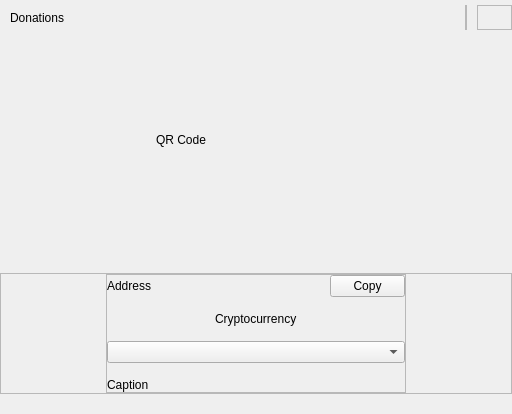
<?xml version="1.0" encoding="UTF-8"?>
<ui version="4.0">
 <class>Form</class>
 <widget class="QWidget" name="Form">
  <property name="geometry">
   <rect>
    <x>0</x>
    <y>0</y>
    <width>512</width>
    <height>414</height>
   </rect>
  </property>
  <property name="windowTitle">
   <string>Form</string>
  </property>
  <layout class="QVBoxLayout" name="FormVLayout">
   <property name="spacing">
    <number>0</number>
   </property>
   <property name="leftMargin">
    <number>0</number>
   </property>
   <property name="topMargin">
    <number>5</number>
   </property>
   <property name="rightMargin">
    <number>0</number>
   </property>
   <property name="bottomMargin">
    <number>0</number>
   </property>
   <item>
    <widget class="QFrame" name="donationsNavbarQFrame">
     <layout class="QHBoxLayout" name="donationsNavbarQFrameHLayout">
      <property name="spacing">
       <number>10</number>
      </property>
      <property name="leftMargin">
       <number>10</number>
      </property>
      <property name="topMargin">
       <number>0</number>
      </property>
      <property name="rightMargin">
       <number>0</number>
      </property>
      <property name="bottomMargin">
       <number>0</number>
      </property>
      <item>
       <widget class="QLabel" name="donationsQLabel">
        <property name="text">
         <string>Donations</string>
        </property>
       </widget>
      </item>
      <item>
       <spacer name="donationsNavbarQFrameHSpacer">
        <property name="orientation">
         <enum>Qt::Horizontal</enum>
        </property>
        <property name="sizeHint" stdset="0">
         <size>
          <width>40</width>
          <height>20</height>
         </size>
        </property>
       </spacer>
      </item>
      <item>
       <widget class="QFrame" name="donationsQPushButtonContainerQFrame">
        <property name="frameShape">
         <enum>QFrame::StyledPanel</enum>
        </property>
        <property name="frameShadow">
         <enum>QFrame::Raised</enum>
        </property>
        <layout class="QHBoxLayout" name="donationsQPushButtonContainerQFrameHLayout">
         <property name="spacing">
          <number>0</number>
         </property>
         <property name="leftMargin">
          <number>0</number>
         </property>
         <property name="topMargin">
          <number>0</number>
         </property>
         <property name="rightMargin">
          <number>0</number>
         </property>
         <property name="bottomMargin">
          <number>0</number>
         </property>
        </layout>
       </widget>
      </item>
      <item>
       <widget class="QFrame" name="closeModalButtonQFrame">
        <property name="minimumSize">
         <size>
          <width>35</width>
          <height>25</height>
         </size>
        </property>
        <property name="maximumSize">
         <size>
          <width>35</width>
          <height>25</height>
         </size>
        </property>
        <property name="frameShape">
         <enum>QFrame::StyledPanel</enum>
        </property>
        <property name="frameShadow">
         <enum>QFrame::Raised</enum>
        </property>
        <layout class="QVBoxLayout" name="closeModalButtonQFrameVLayout">
         <property name="spacing">
          <number>0</number>
         </property>
         <property name="leftMargin">
          <number>0</number>
         </property>
         <property name="topMargin">
          <number>0</number>
         </property>
         <property name="rightMargin">
          <number>0</number>
         </property>
         <property name="bottomMargin">
          <number>0</number>
         </property>
        </layout>
       </widget>
      </item>
     </layout>
    </widget>
   </item>
   <item>
    <widget class="QFrame" name="donationsPageQFrame">
     <layout class="QVBoxLayout" name="donationsCoreTeamQWidgetVLayout">
      <property name="spacing">
       <number>5</number>
      </property>
      <property name="leftMargin">
       <number>0</number>
      </property>
      <property name="topMargin">
       <number>10</number>
      </property>
      <property name="rightMargin">
       <number>0</number>
      </property>
      <property name="bottomMargin">
       <number>20</number>
      </property>
      <item>
       <widget class="QFrame" name="donationsCoreTeamQRQFrame">
        <layout class="QHBoxLayout" name="donationsCoreTeamQRQFrameHLayout">
         <property name="spacing">
          <number>0</number>
         </property>
         <property name="leftMargin">
          <number>0</number>
         </property>
         <property name="topMargin">
          <number>0</number>
         </property>
         <property name="rightMargin">
          <number>0</number>
         </property>
         <property name="bottomMargin">
          <number>0</number>
         </property>
         <item>
          <widget class="QFrame" name="donationsCoreTeamQRCodeQFrame">
           <layout class="QHBoxLayout" name="donationsCoreTeamQRCodeQFrameHLayout">
            <property name="spacing">
             <number>0</number>
            </property>
            <property name="leftMargin">
             <number>0</number>
            </property>
            <property name="topMargin">
             <number>0</number>
            </property>
            <property name="rightMargin">
             <number>0</number>
            </property>
            <property name="bottomMargin">
             <number>0</number>
            </property>
            <item>
             <spacer name="donationsCoreTeamQRCodeQFrameVLSpacer">
              <property name="orientation">
               <enum>Qt::Horizontal</enum>
              </property>
              <property name="sizeHint" stdset="0">
               <size>
                <width>40</width>
                <height>20</height>
               </size>
              </property>
             </spacer>
            </item>
            <item>
             <widget class="QFrame" name="donationQRCodeContainerQFrame">
              <layout class="QVBoxLayout" name="donationQRCodeContainerQFrameVLayout">
               <property name="spacing">
                <number>0</number>
               </property>
               <property name="leftMargin">
                <number>0</number>
               </property>
               <property name="topMargin">
                <number>0</number>
               </property>
               <property name="rightMargin">
                <number>0</number>
               </property>
               <property name="bottomMargin">
                <number>0</number>
               </property>
               <item>
                <widget class="QLabel" name="donationsQRCodeQLabel">
                 <property name="minimumSize">
                  <size>
                   <width>200</width>
                   <height>200</height>
                  </size>
                 </property>
                 <property name="maximumSize">
                  <size>
                   <width>200</width>
                   <height>200</height>
                  </size>
                 </property>
                 <property name="text">
                  <string>QR Code</string>
                 </property>
                </widget>
               </item>
              </layout>
             </widget>
            </item>
            <item>
             <spacer name="donationsCoreTeamQRCodeQFrameVRSpacer">
              <property name="orientation">
               <enum>Qt::Horizontal</enum>
              </property>
              <property name="sizeHint" stdset="0">
               <size>
                <width>40</width>
                <height>20</height>
               </size>
              </property>
             </spacer>
            </item>
           </layout>
          </widget>
         </item>
        </layout>
       </widget>
      </item>
      <item>
       <spacer name="donationsCoreTeamQWidgetVTSpacer">
        <property name="orientation">
         <enum>Qt::Vertical</enum>
        </property>
        <property name="sizeHint" stdset="0">
         <size>
          <width>20</width>
          <height>40</height>
         </size>
        </property>
       </spacer>
      </item>
      <item>
       <widget class="QFrame" name="donationComboContainersQFrame">
        <property name="frameShape">
         <enum>QFrame::StyledPanel</enum>
        </property>
        <property name="frameShadow">
         <enum>QFrame::Raised</enum>
        </property>
        <layout class="QHBoxLayout" name="donationComboContainersQFrameHLayout">
         <property name="spacing">
          <number>15</number>
         </property>
         <property name="leftMargin">
          <number>0</number>
         </property>
         <property name="topMargin">
          <number>0</number>
         </property>
         <property name="rightMargin">
          <number>0</number>
         </property>
         <property name="bottomMargin">
          <number>0</number>
         </property>
         <item>
          <spacer name="donationComboContainersQFrameHLSpacer">
           <property name="orientation">
            <enum>Qt::Horizontal</enum>
           </property>
           <property name="sizeHint" stdset="0">
            <size>
             <width>40</width>
             <height>20</height>
            </size>
           </property>
          </spacer>
         </item>
         <item>
          <widget class="QFrame" name="donationVComboContainerQFrame">
           <property name="sizePolicy">
            <sizepolicy hsizetype="Preferred" vsizetype="Preferred">
             <horstretch>0</horstretch>
             <verstretch>0</verstretch>
            </sizepolicy>
           </property>
           <property name="minimumSize">
            <size>
             <width>300</width>
             <height>0</height>
            </size>
           </property>
           <property name="maximumSize">
            <size>
             <width>300</width>
             <height>16777215</height>
            </size>
           </property>
           <property name="frameShape">
            <enum>QFrame::StyledPanel</enum>
           </property>
           <property name="frameShadow">
            <enum>QFrame::Raised</enum>
           </property>
           <layout class="QVBoxLayout" name="donationVComboContainerQFrameVLayout">
            <property name="spacing">
             <number>15</number>
            </property>
            <property name="leftMargin">
             <number>0</number>
            </property>
            <property name="topMargin">
             <number>0</number>
            </property>
            <property name="rightMargin">
             <number>0</number>
            </property>
            <property name="bottomMargin">
             <number>0</number>
            </property>
            <item>
             <widget class="QFrame" name="donationsCoreTeamAddressQFrame">
              <layout class="QHBoxLayout" name="donationsCoreTeamAddressQFrameHLayout">
               <property name="spacing">
                <number>15</number>
               </property>
               <property name="leftMargin">
                <number>0</number>
               </property>
               <property name="topMargin">
                <number>0</number>
               </property>
               <property name="rightMargin">
                <number>0</number>
               </property>
               <property name="bottomMargin">
                <number>0</number>
               </property>
               <item>
                <widget class="QLabel" name="donationsAddressQLabel">
                 <property name="text">
                  <string>Address</string>
                 </property>
                </widget>
               </item>
               <item>
                <widget class="QPushButton" name="donationsAddressCopyQPushButton">
                 <property name="minimumSize">
                  <size>
                   <width>75</width>
                   <height>0</height>
                  </size>
                 </property>
                 <property name="maximumSize">
                  <size>
                   <width>75</width>
                   <height>16777215</height>
                  </size>
                 </property>
                 <property name="cursor">
                  <cursorShape>PointingHandCursor</cursorShape>
                 </property>
                 <property name="text">
                  <string>Copy</string>
                 </property>
                </widget>
               </item>
              </layout>
             </widget>
            </item>
            <item>
             <widget class="QFrame" name="donationsCoreTeamCryptocurrencyQFrame">
              <property name="minimumSize">
               <size>
                <width>150</width>
                <height>0</height>
               </size>
              </property>
              <layout class="QVBoxLayout" name="donationsCoreTeamCryptocurrencyQFrameVLayout">
               <property name="spacing">
                <number>15</number>
               </property>
               <property name="leftMargin">
                <number>0</number>
               </property>
               <property name="topMargin">
                <number>0</number>
               </property>
               <property name="rightMargin">
                <number>0</number>
               </property>
               <property name="bottomMargin">
                <number>0</number>
               </property>
               <item alignment="Qt::AlignHCenter">
                <widget class="QLabel" name="donationsCryptocurrencyQLabel">
                 <property name="text">
                  <string>Cryptocurrency</string>
                 </property>
                </widget>
               </item>
               <item>
                <widget class="QComboBox" name="donationsCryptocurrencyQComboBox">
                 <property name="placeholderText">
                  <string>Select Cryptocurrency</string>
                 </property>
                </widget>
               </item>
              </layout>
             </widget>
            </item>
            <item>
             <widget class="QLabel" name="donationsCaptionQLabel">
              <property name="text">
               <string>Caption</string>
              </property>
             </widget>
            </item>
           </layout>
          </widget>
         </item>
         <item>
          <spacer name="donationComboContainersQFrameHRSpacer">
           <property name="orientation">
            <enum>Qt::Horizontal</enum>
           </property>
           <property name="sizeHint" stdset="0">
            <size>
             <width>40</width>
             <height>20</height>
            </size>
           </property>
          </spacer>
         </item>
        </layout>
       </widget>
      </item>
     </layout>
    </widget>
   </item>
  </layout>
 </widget>
 <resources/>
 <connections/>
</ui>
